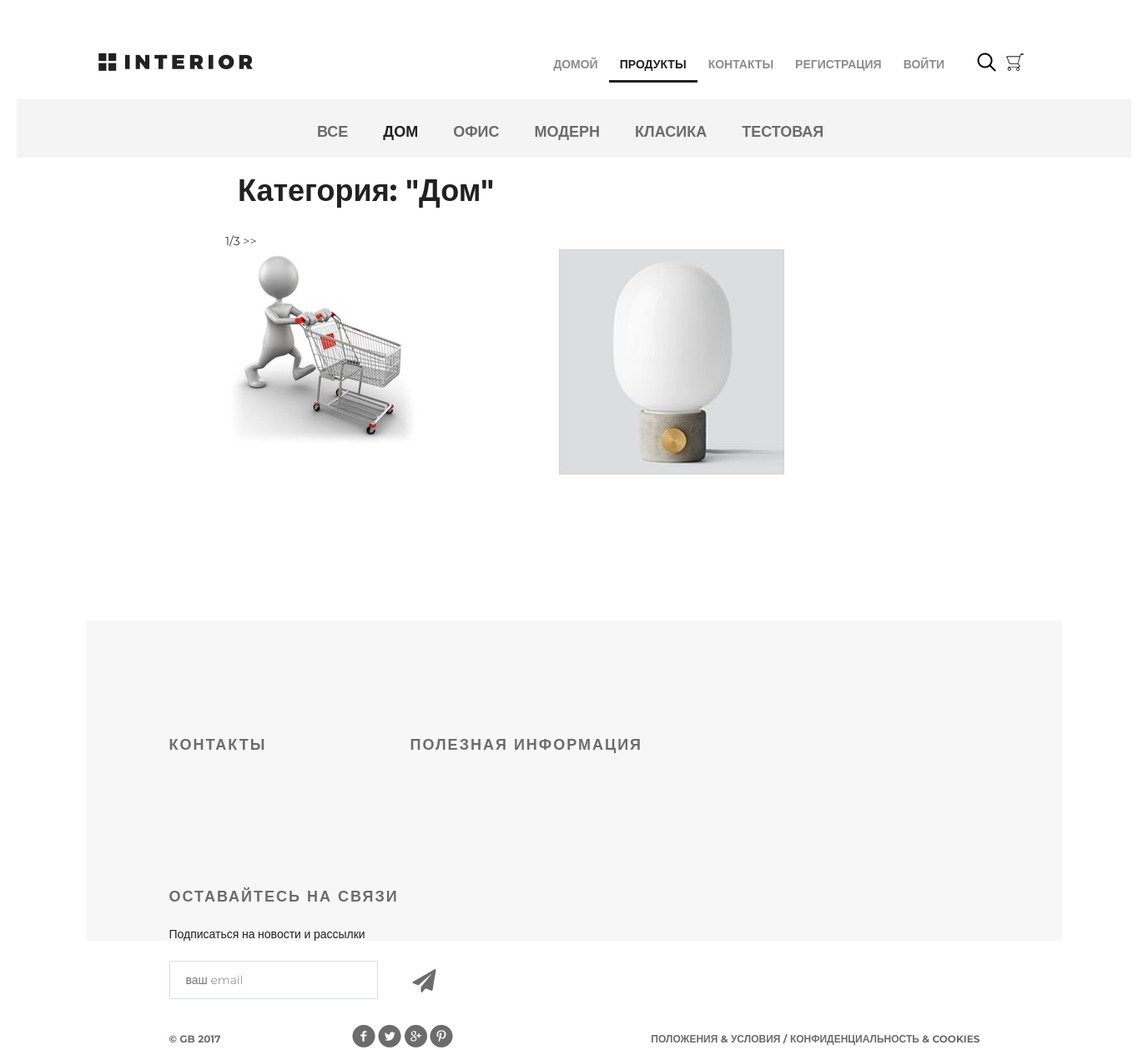
Page /products/category/1/ on the committed database.
### mainapp/models.py (models this page shows, shortened)
class Products_categories(models.Model):
    name = models.CharField(verbose_name='название', max_length=64, unique=True)
    description = models.TextField(verbose_name='описание', blank=True)
    is_active = models.BooleanField(verbose_name='активна', default=True)

class Products(models.Model):
    category = models.ForeignKey(Products_categories, on_delete=models.CASCADE)
    name = models.CharField(verbose_name='название', max_length=128)
    image = models.ImageField(upload_to='products', blank=True)
    short_desc = models.CharField(verbose_name='краткое описание', max_length=128, blank=True)
    description = models.TextField(verbose_name='описание', blank=True)
    price = models.DecimalField(verbose_name='цена продукта', max_digits=8, decimal_places=2, default=0)
    quantity = models.PositiveIntegerField(verbose_name='колличество товара', default=0)
    is_active = models.BooleanField(verbose_name='активна', default=True)

### mainapp/views.py (the view, shortened to what this page needs)
# urls.py: path('products/', include('mainapp.urls', namespace='products')),
def products(request, pk=None):
    title = 'Продукты'
    links_menu = Products_categories.objects.filter(is_active=True)
    if pk is not None:
        if pk == 0:
            products = Products.objects.all().order_by('price')
            category = {'name': 'все',
                        'pk': 0}
        else:
            category = get_object_or_404(Products_categories, pk=pk)
            products = Products.objects.filter(category__pk=pk).order_by('price')
        page = request.GET.get('p', 1)
        paginator = Paginator(products, 2)
        try:
            product_paginator = paginator.page(page)
        except PageNotAnInteger:
            product_paginator = paginator.page(1)
        except EmptyPage:
            product_paginator = paginator.page(paginator.num_pages)
        content = {
            'title': title,
            'links_menu': links_menu,
            'category': category,
            'products': product_paginator,
        }
        return render(request, 'mainapp/products_list.html', context=content)

### adminapp/templatetags/my_tags.py (called while the page is built)
@register.filter(name='media_folder_products')
def media_folder_products(path_img):
    if not path_img:
        path_img = "products/default.jpg"
    return f"{settings.MEDIA_URL}{path_img}"

### mainapp/context_processors.py (called while the page is built)
def basket(request):
    basket = []
    if request.user.is_authenticated:
        basket = Basket.objects.filter(user=request.user)
    return {
        'basket': basket,
    }

### mainapp/templates/mainapp/products_list.html (shortened to what this page needs)
{% extends 'mainapp/base.html' %}
{% load static %}
{% load my_tags %}
{% block menu %}
  <div class="hero-white">
      {% include 'mainapp/includes/inc_menu.html' %}
  </div>
{% endblock %}
{% block content %}
  <div class="details">
    <div class="links clearfix">
      {% include 'mainapp/includes/inc_category_menu.html' %}
    </div>
    <div class="products_list">
      <div class="title clearfix">
        <h2>
          {% if category.name == 'все' %}
          Все продукты
          {% else %}
          Категория: "{{ category.name|title }}"
          {% endif %}
        </h2>
      </div>
      <div class="paginator">
        <span class="current">{{products.number}}/{{products.paginator.num_pages}}</span>
        {% if products.has_next %}
        <a href=" {% url 'products:categories' category.pk %}?p={{products.next_page_number}}">>></a>
        {% endif %}
      </div>
      <div class="category-products clearfix">
        {% for product in products %}
          <div class="block">
            <a href="{% url 'products:product' product.pk %}">
              <img src="{{ product.image|media_folder_products }}" alt="product">
            </a>
          </div>
        {% endfor %}
      </div>
    </div>
  </div>
  <div class="clr"></div>
{% endblock %}

### mainapp/templates/mainapp/includes/inc_category_menu.html (shortened to what this page needs)
<ul class="links-menu">
    <li>
        <a href="{% url 'products:categories' 0 %}"
        >
            Все
        </a>
    </li>
    {% for link_item in links_menu %}
        <li>
            <a href="{% url 'products:categories' pk=link_item.pk %}"
               {%if request.resolver_match.kwargs.pk == link_item.pk %} class="active" {%endif%}>
                {{link_item.name}}
            </a>
        </li>
    {%endfor%}
</ul>

### static/css/style.css (style rules this page uses)
* { margin: 0; padding: 0; }
body { font-family: 'Montserrat', sans-serif; }
html, body { height: 100%; }
.products_list { margin-left: 250px; }
.products_list a { color: #555; text-decoration: none; }
.products_list .title { margin: 20px auto; height: 50px; float: none; }
.products_list .title h2 { margin-top: 0; float: left; }
.paginator a, .paginator a:visited { color: #555; text-decoration: none; }
.category-products { margin-bottom: 75px; }
.category-products .block a img { float: left; }
.category-products .block { float: left; margin-right: 30px; display: block; height: 370px; width: 370px; position: relative; }
.clr { height: 384px; }
.clearfix:after { content: ""; display: block; clear: both; }
.title { height: 152px; margin-right: 15px; }
.title h2 { float: left; margin-top: 118px; color: #212121; font-size: 36px; font-weight: 700; text-align: left; margin-left: 15px; }
.hero-white { background-color: #fff; height: 119px; padding-left: 98px; padding-right: 211px; position: relative; }
.links { height: 70px; background-color: #f4f4f4; position: relative; padding-left: 360px; }
.links-menu { margin: 27px auto 0px; position: absolute; }
.links-menu li { float: left; list-style-type: none; padding-right: 42px; }
.links-menu li a { text-decoration: none; color: #6c6c6c; font-size: 18px; font-weight: 700; text-transform: uppercase; }
.links-menu .active { color: #212121; font-size: 18px; font-weight: 700; }

### rows in the picture
Products_categories: name "ДОМ", name "Дом"
Products_categories: name "ОФИС"
Products_categories: name "МОДЕРН"
Products_categories: name "КЛАСИКА"
Products_categories: name "ТЕСТОВАЯ"
Products: shows a picture
Products: image|media_folder_products (picture)

### other values in the picture
{{ products.number }} "1"
{{ products.paginator.num_pages }} "3"
